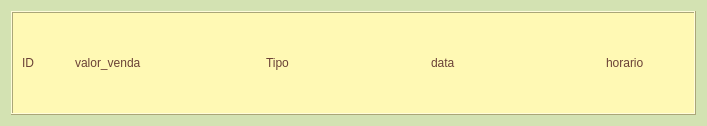
<?xml version="1.0" encoding="UTF-8"?>
<ui version="4.0">
 <class>Form</class>
 <widget class="QWidget" name="Form">
  <property name="geometry">
   <rect>
    <x>0</x>
    <y>0</y>
    <width>707</width>
    <height>126</height>
   </rect>
  </property>
  <property name="windowTitle">
   <string>Form</string>
  </property>
  <property name="styleSheet">
   <string notr="true">background-color: rgb(211, 226, 178);
color: rgb(106, 65, 54);
</string>
  </property>
  <layout class="QVBoxLayout" name="verticalLayout_2">
   <item>
    <widget class="QFrame" name="frame">
     <property name="styleSheet">
      <string notr="true">background-color:rgb(255, 249, 180);
color: rgb(106, 65, 54);
</string>
     </property>
     <property name="frameShape">
      <enum>QFrame::Box</enum>
     </property>
     <property name="frameShadow">
      <enum>QFrame::Raised</enum>
     </property>
     <layout class="QVBoxLayout" name="verticalLayout_3">
      <item>
       <layout class="QHBoxLayout" name="horizontalLayout_4">
        <item>
         <layout class="QHBoxLayout" name="horizontalLayout_7">
          <item>
           <layout class="QHBoxLayout" name="horizontalLayout_8">
            <item>
             <widget class="QLabel" name="label_id">
              <property name="text">
               <string>ID</string>
              </property>
             </widget>
            </item>
            <item>
             <spacer name="horizontalSpacer_5">
              <property name="orientation">
               <enum>Qt::Horizontal</enum>
              </property>
              <property name="sizeType">
               <enum>QSizePolicy::Fixed</enum>
              </property>
              <property name="sizeHint" stdset="0">
               <size>
                <width>35</width>
                <height>20</height>
               </size>
              </property>
             </spacer>
            </item>
            <item>
             <widget class="QLabel" name="label_valor">
              <property name="minimumSize">
               <size>
                <width>150</width>
                <height>80</height>
               </size>
              </property>
              <property name="maximumSize">
               <size>
                <width>200</width>
                <height>200</height>
               </size>
              </property>
              <property name="text">
               <string>valor_venda</string>
              </property>
             </widget>
            </item>
           </layout>
          </item>
          <item>
           <spacer name="horizontalSpacer">
            <property name="orientation">
             <enum>Qt::Horizontal</enum>
            </property>
            <property name="sizeType">
             <enum>QSizePolicy::Fixed</enum>
            </property>
            <property name="sizeHint" stdset="0">
             <size>
              <width>35</width>
              <height>20</height>
             </size>
            </property>
           </spacer>
          </item>
          <item>
           <widget class="QLabel" name="label_tipo">
            <property name="text">
             <string>Tipo</string>
            </property>
           </widget>
          </item>
          <item>
           <spacer name="horizontalSpacer_2">
            <property name="orientation">
             <enum>Qt::Horizontal</enum>
            </property>
            <property name="sizeType">
             <enum>QSizePolicy::Fixed</enum>
            </property>
            <property name="sizeHint" stdset="0">
             <size>
              <width>80</width>
              <height>20</height>
             </size>
            </property>
           </spacer>
          </item>
          <item>
           <widget class="QLabel" name="label_data">
            <property name="text">
             <string>data</string>
            </property>
           </widget>
          </item>
          <item>
           <spacer name="horizontalSpacer_4">
            <property name="orientation">
             <enum>Qt::Horizontal</enum>
            </property>
            <property name="sizeType">
             <enum>QSizePolicy::Fixed</enum>
            </property>
            <property name="sizeHint" stdset="0">
             <size>
              <width>90</width>
              <height>20</height>
             </size>
            </property>
           </spacer>
          </item>
          <item>
           <widget class="QLabel" name="label_horario">
            <property name="text">
             <string>horario</string>
            </property>
           </widget>
          </item>
         </layout>
        </item>
       </layout>
      </item>
     </layout>
    </widget>
   </item>
  </layout>
 </widget>
 <resources/>
 <connections/>
</ui>
